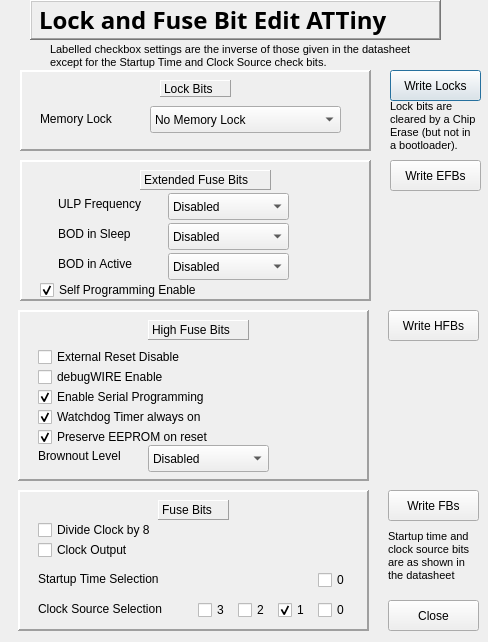
<?xml version="1.0" encoding="UTF-8"?>
<ui version="4.0">
 <class>T441Dialog</class>
 <widget class="QDialog" name="T441Dialog">
  <property name="geometry">
   <rect>
    <x>0</x>
    <y>0</y>
    <width>488</width>
    <height>642</height>
   </rect>
  </property>
  <property name="windowTitle">
   <string>Dialog</string>
  </property>
  <widget class="QLabel" name="titleLabel">
   <property name="geometry">
    <rect>
     <x>30</x>
     <y>0</y>
     <width>411</width>
     <height>40</height>
    </rect>
   </property>
   <property name="font">
    <font>
     <family>Sans Serif</family>
     <pointsize>18</pointsize>
     <weight>75</weight>
     <bold>true</bold>
    </font>
   </property>
   <property name="frameShape">
    <enum>QFrame::WinPanel</enum>
   </property>
   <property name="frameShadow">
    <enum>QFrame::Raised</enum>
   </property>
   <property name="text">
    <string>Lock and Fuse Bit Edit ATTiny</string>
   </property>
  </widget>
  <widget class="QFrame" name="extFuseFrame">
   <property name="geometry">
    <rect>
     <x>20</x>
     <y>160</y>
     <width>351</width>
     <height>141</height>
    </rect>
   </property>
   <property name="frameShape">
    <enum>QFrame::Panel</enum>
   </property>
   <property name="frameShadow">
    <enum>QFrame::Raised</enum>
   </property>
   <property name="lineWidth">
    <number>2</number>
   </property>
   <widget class="QCheckBox" name="selfProgCheck">
    <property name="geometry">
     <rect>
      <x>20</x>
      <y>120</y>
      <width>201</width>
      <height>20</height>
     </rect>
    </property>
    <property name="toolTip">
     <string>When checked it will enable the target to program its own flash memory</string>
    </property>
    <property name="layoutDirection">
     <enum>Qt::LeftToRight</enum>
    </property>
    <property name="text">
     <string>Self Programming Enable</string>
    </property>
    <property name="checked">
     <bool>true</bool>
    </property>
   </widget>
   <widget class="QLabel" name="extFuseLabel">
    <property name="geometry">
     <rect>
      <x>120</x>
      <y>10</y>
      <width>131</width>
      <height>20</height>
     </rect>
    </property>
    <property name="frameShape">
     <enum>QFrame::Panel</enum>
    </property>
    <property name="frameShadow">
     <enum>QFrame::Raised</enum>
    </property>
    <property name="text">
     <string>Extended Fuse Bits</string>
    </property>
   </widget>
   <widget class="QLabel" name="bodActiveLabel">
    <property name="geometry">
     <rect>
      <x>38</x>
      <y>95</y>
      <width>111</width>
      <height>17</height>
     </rect>
    </property>
    <property name="text">
     <string>BOD in Active</string>
    </property>
   </widget>
   <widget class="QComboBox" name="bodActiveBox">
    <property name="geometry">
     <rect>
      <x>148</x>
      <y>93</y>
      <width>121</width>
      <height>27</height>
     </rect>
    </property>
    <property name="maxVisibleItems">
     <number>3</number>
    </property>
    <item>
     <property name="text">
      <string>Disabled</string>
     </property>
    </item>
    <item>
     <property name="text">
      <string>Enabled</string>
     </property>
    </item>
    <item>
     <property name="text">
      <string>Sampled</string>
     </property>
    </item>
   </widget>
   <widget class="QLabel" name="bodSleepLabel">
    <property name="geometry">
     <rect>
      <x>38</x>
      <y>65</y>
      <width>111</width>
      <height>17</height>
     </rect>
    </property>
    <property name="text">
     <string>BOD in Sleep</string>
    </property>
   </widget>
   <widget class="QComboBox" name="bodSleepBox">
    <property name="geometry">
     <rect>
      <x>148</x>
      <y>63</y>
      <width>121</width>
      <height>27</height>
     </rect>
    </property>
    <property name="maxVisibleItems">
     <number>3</number>
    </property>
    <item>
     <property name="text">
      <string>Disabled</string>
     </property>
    </item>
    <item>
     <property name="text">
      <string>Enabled</string>
     </property>
    </item>
    <item>
     <property name="text">
      <string>Sampled</string>
     </property>
    </item>
   </widget>
   <widget class="QComboBox" name="ulpFrequencyBox">
    <property name="geometry">
     <rect>
      <x>148</x>
      <y>33</y>
      <width>121</width>
      <height>27</height>
     </rect>
    </property>
    <property name="maxVisibleItems">
     <number>5</number>
    </property>
    <item>
     <property name="text">
      <string>Disabled</string>
     </property>
    </item>
    <item>
     <property name="text">
      <string>32KHz</string>
     </property>
    </item>
    <item>
     <property name="text">
      <string>64KHz</string>
     </property>
    </item>
    <item>
     <property name="text">
      <string>128KHz</string>
     </property>
    </item>
    <item>
     <property name="text">
      <string>256KHz</string>
     </property>
    </item>
    <item>
     <property name="text">
      <string>512KHz</string>
     </property>
    </item>
   </widget>
   <widget class="QLabel" name="ulpFrequencyLabel">
    <property name="geometry">
     <rect>
      <x>38</x>
      <y>35</y>
      <width>111</width>
      <height>17</height>
     </rect>
    </property>
    <property name="text">
     <string>ULP Frequency</string>
    </property>
   </widget>
  </widget>
  <widget class="QFrame" name="highFuseFrame">
   <property name="geometry">
    <rect>
     <x>18</x>
     <y>310</y>
     <width>351</width>
     <height>171</height>
    </rect>
   </property>
   <property name="frameShape">
    <enum>QFrame::Panel</enum>
   </property>
   <property name="frameShadow">
    <enum>QFrame::Raised</enum>
   </property>
   <property name="lineWidth">
    <number>2</number>
   </property>
   <widget class="QLabel" name="highFuseLabel_2">
    <property name="geometry">
     <rect>
      <x>130</x>
      <y>10</y>
      <width>101</width>
      <height>20</height>
     </rect>
    </property>
    <property name="frameShape">
     <enum>QFrame::Panel</enum>
    </property>
    <property name="frameShadow">
     <enum>QFrame::Raised</enum>
    </property>
    <property name="text">
     <string>High Fuse Bits</string>
    </property>
   </widget>
   <widget class="QCheckBox" name="resetDisableBox">
    <property name="geometry">
     <rect>
      <x>20</x>
      <y>37</y>
      <width>201</width>
      <height>20</height>
     </rect>
    </property>
    <property name="toolTip">
     <string>Disables the external reset pin for use as a general port</string>
    </property>
    <property name="layoutDirection">
     <enum>Qt::LeftToRight</enum>
    </property>
    <property name="text">
     <string>External Reset Disable  </string>
    </property>
    <property name="checked">
     <bool>false</bool>
    </property>
   </widget>
   <widget class="QCheckBox" name="debugWIREBox">
    <property name="geometry">
     <rect>
      <x>20</x>
      <y>57</y>
      <width>191</width>
      <height>20</height>
     </rect>
    </property>
    <property name="toolTip">
     <string>Enables the debugWire capability</string>
    </property>
    <property name="layoutDirection">
     <enum>Qt::LeftToRight</enum>
    </property>
    <property name="text">
     <string>debugWIRE Enable</string>
    </property>
    <property name="checked">
     <bool>false</bool>
    </property>
   </widget>
   <widget class="QCheckBox" name="enableSerialBox">
    <property name="geometry">
     <rect>
      <x>20</x>
      <y>77</y>
      <width>205</width>
      <height>20</height>
     </rect>
    </property>
    <property name="toolTip">
     <string>Enables the use of serial (SPI) programming of the target</string>
    </property>
    <property name="layoutDirection">
     <enum>Qt::LeftToRight</enum>
    </property>
    <property name="text">
     <string>Enable Serial Programming</string>
    </property>
    <property name="checked">
     <bool>true</bool>
    </property>
   </widget>
   <widget class="QCheckBox" name="watchdogOnBox">
    <property name="geometry">
     <rect>
      <x>20</x>
      <y>97</y>
      <width>201</width>
      <height>20</height>
     </rect>
    </property>
    <property name="toolTip">
     <string>Prevents the watchdog timer from being turned off</string>
    </property>
    <property name="layoutDirection">
     <enum>Qt::LeftToRight</enum>
    </property>
    <property name="text">
     <string>Watchdog Timer always on</string>
    </property>
    <property name="checked">
     <bool>true</bool>
    </property>
   </widget>
   <widget class="QCheckBox" name="preserveEEPROMBox">
    <property name="geometry">
     <rect>
      <x>20</x>
      <y>117</y>
      <width>201</width>
      <height>20</height>
     </rect>
    </property>
    <property name="toolTip">
     <string>Keeps the EEPROM contents following a chip erase action</string>
    </property>
    <property name="layoutDirection">
     <enum>Qt::LeftToRight</enum>
    </property>
    <property name="text">
     <string>Preserve EEPROM on reset</string>
    </property>
    <property name="checked">
     <bool>true</bool>
    </property>
   </widget>
   <widget class="QComboBox" name="brownoutBox">
    <property name="geometry">
     <rect>
      <x>130</x>
      <y>135</y>
      <width>121</width>
      <height>27</height>
     </rect>
    </property>
    <property name="maxVisibleItems">
     <number>4</number>
    </property>
    <item>
     <property name="text">
      <string>Disabled</string>
     </property>
    </item>
    <item>
     <property name="text">
      <string>1.8V</string>
     </property>
    </item>
    <item>
     <property name="text">
      <string>2.7V</string>
     </property>
    </item>
    <item>
     <property name="text">
      <string>4.3V</string>
     </property>
    </item>
   </widget>
   <widget class="QLabel" name="brownoutLabel">
    <property name="geometry">
     <rect>
      <x>20</x>
      <y>137</y>
      <width>111</width>
      <height>17</height>
     </rect>
    </property>
    <property name="text">
     <string>Brownout Level</string>
    </property>
   </widget>
  </widget>
  <widget class="QFrame" name="fuseFrame">
   <property name="geometry">
    <rect>
     <x>18</x>
     <y>490</y>
     <width>351</width>
     <height>141</height>
    </rect>
   </property>
   <property name="frameShape">
    <enum>QFrame::Panel</enum>
   </property>
   <property name="frameShadow">
    <enum>QFrame::Raised</enum>
   </property>
   <property name="lineWidth">
    <number>2</number>
   </property>
   <widget class="QCheckBox" name="clockOutBox">
    <property name="geometry">
     <rect>
      <x>20</x>
      <y>50</y>
      <width>201</width>
      <height>20</height>
     </rect>
    </property>
    <property name="toolTip">
     <string>Output the clock signal on pin PB0</string>
    </property>
    <property name="layoutDirection">
     <enum>Qt::LeftToRight</enum>
    </property>
    <property name="text">
     <string>Clock Output</string>
    </property>
    <property name="checked">
     <bool>false</bool>
    </property>
   </widget>
   <widget class="QCheckBox" name="clockDivide8Box">
    <property name="geometry">
     <rect>
      <x>20</x>
      <y>30</y>
      <width>201</width>
      <height>20</height>
     </rect>
    </property>
    <property name="toolTip">
     <string>Divide down the clock frequency by 8</string>
    </property>
    <property name="layoutDirection">
     <enum>Qt::LeftToRight</enum>
    </property>
    <property name="text">
     <string>Divide Clock by 8</string>
    </property>
    <property name="checked">
     <bool>false</bool>
    </property>
   </widget>
   <widget class="QLabel" name="fuseLabel">
    <property name="geometry">
     <rect>
      <x>140</x>
      <y>10</y>
      <width>71</width>
      <height>20</height>
     </rect>
    </property>
    <property name="frameShape">
     <enum>QFrame::Panel</enum>
    </property>
    <property name="frameShadow">
     <enum>QFrame::Raised</enum>
    </property>
    <property name="text">
     <string>Fuse Bits</string>
    </property>
   </widget>
   <widget class="QCheckBox" name="startupTimeBox">
    <property name="geometry">
     <rect>
      <x>300</x>
      <y>80</y>
      <width>41</width>
      <height>20</height>
     </rect>
    </property>
    <property name="toolTip">
     <string/>
    </property>
    <property name="layoutDirection">
     <enum>Qt::LeftToRight</enum>
    </property>
    <property name="text">
     <string>0</string>
    </property>
    <property name="checked">
     <bool>false</bool>
    </property>
   </widget>
   <widget class="QCheckBox" name="clockSourceBox">
    <property name="geometry">
     <rect>
      <x>300</x>
      <y>110</y>
      <width>41</width>
      <height>20</height>
     </rect>
    </property>
    <property name="toolTip">
     <string/>
    </property>
    <property name="layoutDirection">
     <enum>Qt::LeftToRight</enum>
    </property>
    <property name="text">
     <string>0</string>
    </property>
    <property name="checked">
     <bool>false</bool>
    </property>
   </widget>
   <widget class="QCheckBox" name="clockSourceBox_2">
    <property name="geometry">
     <rect>
      <x>260</x>
      <y>110</y>
      <width>41</width>
      <height>20</height>
     </rect>
    </property>
    <property name="toolTip">
     <string/>
    </property>
    <property name="layoutDirection">
     <enum>Qt::LeftToRight</enum>
    </property>
    <property name="text">
     <string>1</string>
    </property>
    <property name="checked">
     <bool>true</bool>
    </property>
   </widget>
   <widget class="QCheckBox" name="clockSourceBox_3">
    <property name="geometry">
     <rect>
      <x>220</x>
      <y>110</y>
      <width>41</width>
      <height>20</height>
     </rect>
    </property>
    <property name="toolTip">
     <string/>
    </property>
    <property name="layoutDirection">
     <enum>Qt::LeftToRight</enum>
    </property>
    <property name="text">
     <string>2</string>
    </property>
    <property name="checked">
     <bool>false</bool>
    </property>
   </widget>
   <widget class="QCheckBox" name="clockSourceBox_4">
    <property name="geometry">
     <rect>
      <x>180</x>
      <y>110</y>
      <width>41</width>
      <height>20</height>
     </rect>
    </property>
    <property name="toolTip">
     <string/>
    </property>
    <property name="layoutDirection">
     <enum>Qt::LeftToRight</enum>
    </property>
    <property name="text">
     <string>3</string>
    </property>
    <property name="checked">
     <bool>false</bool>
    </property>
   </widget>
   <widget class="QLabel" name="clockSourceLabel">
    <property name="geometry">
     <rect>
      <x>20</x>
      <y>110</y>
      <width>151</width>
      <height>17</height>
     </rect>
    </property>
    <property name="toolTip">
     <string>Clock Source Selection.. Refer to the datasheets. The settings are not inverted and match those of the datasheet.</string>
    </property>
    <property name="text">
     <string>Clock Source Selection</string>
    </property>
   </widget>
   <widget class="QLabel" name="startupTimeLabel">
    <property name="geometry">
     <rect>
      <x>20</x>
      <y>80</y>
      <width>151</width>
      <height>17</height>
     </rect>
    </property>
    <property name="toolTip">
     <string>This depends on the choice of clock source. Refer to the datasheets. The settings are not inverted and match those of the datasheet.</string>
    </property>
    <property name="text">
     <string>Startup Time Selection</string>
    </property>
   </widget>
  </widget>
  <widget class="QFrame" name="lockFrame">
   <property name="geometry">
    <rect>
     <x>20</x>
     <y>70</y>
     <width>351</width>
     <height>81</height>
    </rect>
   </property>
   <property name="frameShape">
    <enum>QFrame::Panel</enum>
   </property>
   <property name="frameShadow">
    <enum>QFrame::Raised</enum>
   </property>
   <property name="lineWidth">
    <number>2</number>
   </property>
   <widget class="QLabel" name="memoryLockLabel">
    <property name="geometry">
     <rect>
      <x>20</x>
      <y>40</y>
      <width>91</width>
      <height>17</height>
     </rect>
    </property>
    <property name="text">
     <string>Memory Lock</string>
    </property>
   </widget>
   <widget class="QComboBox" name="memoryLockBox">
    <property name="geometry">
     <rect>
      <x>130</x>
      <y>36</y>
      <width>191</width>
      <height>27</height>
     </rect>
    </property>
    <property name="toolTip">
     <string>Selects the type of locking of memory, either none, read only or read/write. Fuse bits are locked in the latter two modes.</string>
    </property>
    <property name="maxVisibleItems">
     <number>3</number>
    </property>
    <item>
     <property name="text">
      <string>No Memory Lock</string>
     </property>
    </item>
    <item>
     <property name="text">
      <string>Memory/Fuse Write Lock</string>
     </property>
    </item>
    <item>
     <property name="text">
      <string>Memory/Fuse Read and Write Lock</string>
     </property>
    </item>
   </widget>
   <widget class="QLabel" name="lockLabel">
    <property name="geometry">
     <rect>
      <x>140</x>
      <y>10</y>
      <width>71</width>
      <height>17</height>
     </rect>
    </property>
    <property name="frameShape">
     <enum>QFrame::Panel</enum>
    </property>
    <property name="frameShadow">
     <enum>QFrame::Raised</enum>
    </property>
    <property name="text">
     <string>Lock Bits</string>
    </property>
   </widget>
  </widget>
  <widget class="QPushButton" name="lockWriteButton">
   <property name="geometry">
    <rect>
     <x>390</x>
     <y>70</y>
     <width>91</width>
     <height>31</height>
    </rect>
   </property>
   <property name="text">
    <string>Write Locks</string>
   </property>
  </widget>
  <widget class="QPushButton" name="extFuseWriteButton">
   <property name="geometry">
    <rect>
     <x>390</x>
     <y>160</y>
     <width>91</width>
     <height>31</height>
    </rect>
   </property>
   <property name="text">
    <string>Write EFBs</string>
   </property>
  </widget>
  <widget class="QPushButton" name="highFuseWriteButton">
   <property name="geometry">
    <rect>
     <x>388</x>
     <y>310</y>
     <width>91</width>
     <height>31</height>
    </rect>
   </property>
   <property name="text">
    <string>Write HFBs</string>
   </property>
  </widget>
  <widget class="QPushButton" name="fuseWriteButton">
   <property name="geometry">
    <rect>
     <x>388</x>
     <y>490</y>
     <width>91</width>
     <height>31</height>
    </rect>
   </property>
   <property name="text">
    <string>Write FBs</string>
   </property>
  </widget>
  <widget class="QLabel" name="warningLabel_3">
   <property name="geometry">
    <rect>
     <x>390</x>
     <y>100</y>
     <width>91</width>
     <height>51</height>
    </rect>
   </property>
   <property name="font">
    <font>
     <family>Arial</family>
     <pointsize>8</pointsize>
    </font>
   </property>
   <property name="text">
    <string>Lock bits are
cleared by a Chip
Erase (but not in
a bootloader).</string>
   </property>
  </widget>
  <widget class="QLabel" name="warningLabel_4">
   <property name="geometry">
    <rect>
     <x>388</x>
     <y>530</y>
     <width>91</width>
     <height>51</height>
    </rect>
   </property>
   <property name="font">
    <font>
     <family>Arial</family>
     <pointsize>8</pointsize>
    </font>
   </property>
   <property name="text">
    <string>Startup time and
clock source bits
are as shown in
the datasheet</string>
   </property>
  </widget>
  <widget class="QPushButton" name="closeButton">
   <property name="geometry">
    <rect>
     <x>388</x>
     <y>600</y>
     <width>91</width>
     <height>31</height>
    </rect>
   </property>
   <property name="text">
    <string>Close</string>
   </property>
  </widget>
  <widget class="QLabel" name="warningLabel_2">
   <property name="geometry">
    <rect>
     <x>50</x>
     <y>40</y>
     <width>371</width>
     <height>31</height>
    </rect>
   </property>
   <property name="font">
    <font>
     <family>Arial</family>
     <pointsize>8</pointsize>
    </font>
   </property>
   <property name="text">
    <string>Labelled checkbox settings are the inverse of those given in the datasheet
except for the Startup Time and Clock Source check bits.</string>
   </property>
  </widget>
 </widget>
 <resources/>
 <connections/>
</ui>
